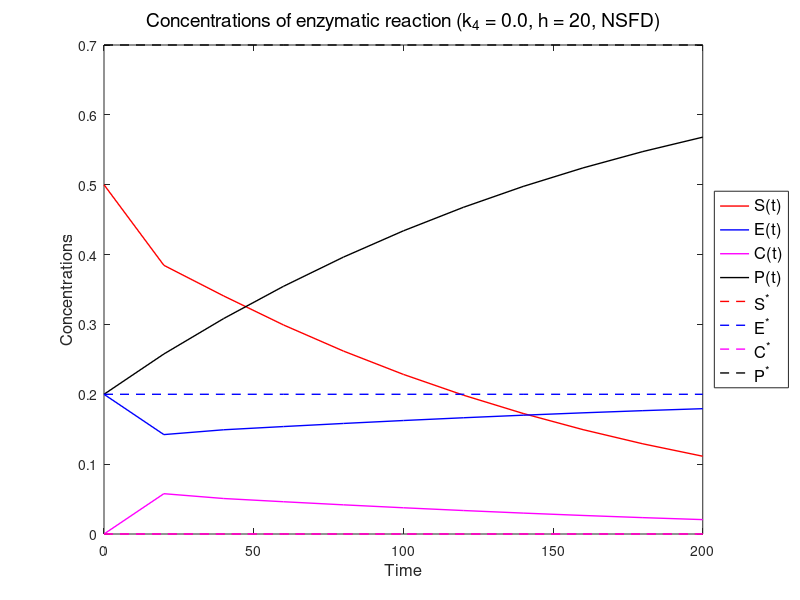
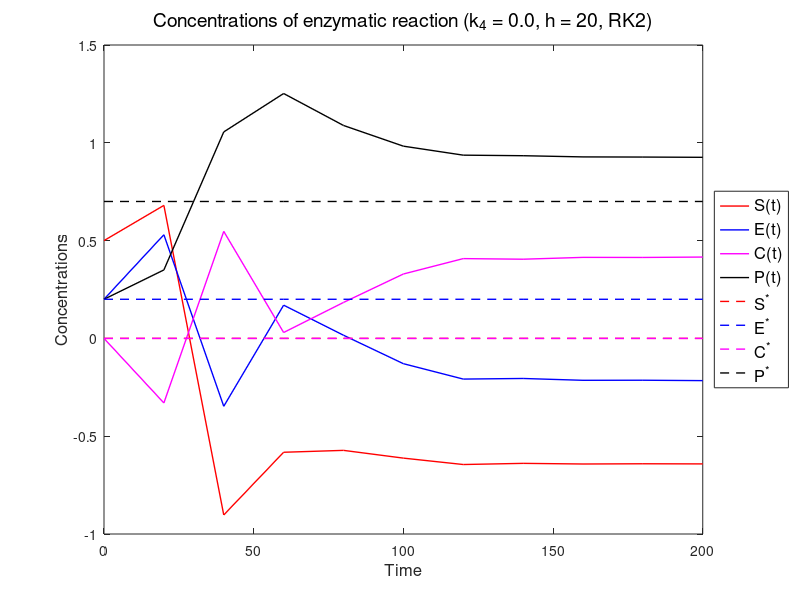
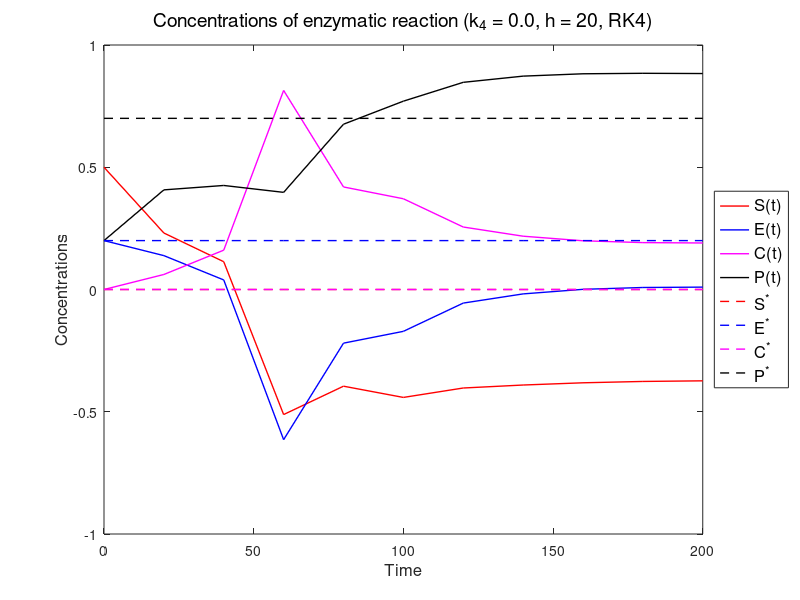
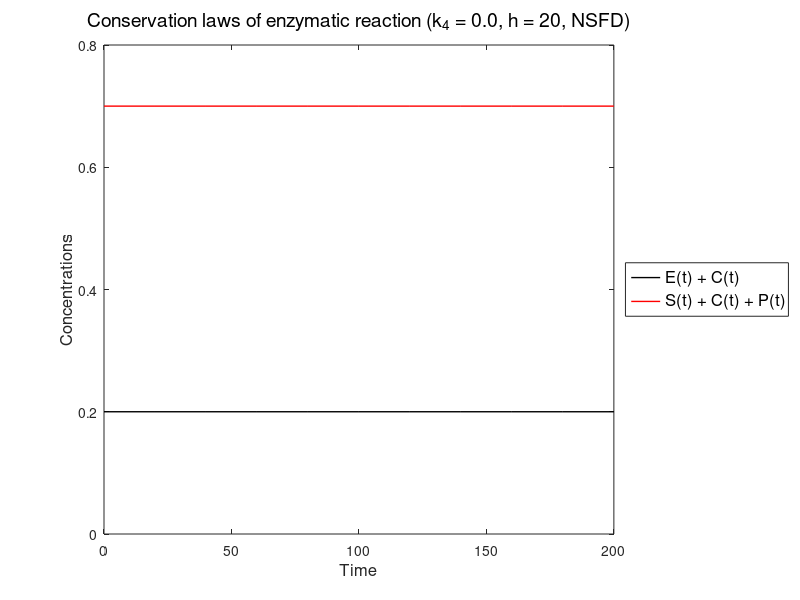

The MATLAB source for these figures, in order:
%%%%%%%%%%%%%%%%%%%%%%%%%%%%%%%%%%%%%%%%%%%%%%%%%%%%%%%%%%%%%%%%%%
%                                                                %
% NSFD for Irreversible and Reversible Michaelis-Menten Kinetics %
%                                                                %
%%%%%%%%%%%%%%%%%%%%%%%%%%%%%%%%%%%%%%%%%%%%%%%%%%%%%%%%%%%%%%%%%%

% Step 1: Define Problem Parameter and Setup Solution Vectors

% Definition of Problem Parameters

k_01 = 0.15;
k_02 = 0.10;
k_03 = 0.05;
k_04 = 0.0;

% Setup of Time Intervals

T1 = 200;
T2 = 1000;

% Time Interval 1: Large Time Step

h1 = 20;
t1 = 0:h1:T1;

% Time Interval 2: Small Time Step

h2 = 0.1;
t2 = 0:h2:T2;

% Setup of Solution Vectors

% Solution Vectors 1: Large Time Step

S1 = zeros(1,length(t1));
E1 = zeros(1,length(t1));
C1 = zeros(1,length(t1));
P1 = zeros(1,length(t1));

S1_RK2 = zeros(1,length(t1));
E1_RK2 = zeros(1,length(t1));
C1_RK2 = zeros(1,length(t1));
P1_RK2 = zeros(1,length(t1));

S1_RK4 = zeros(1,length(t1));
E1_RK4 = zeros(1,length(t1));
C1_RK4 = zeros(1,length(t1));
P1_RK4 = zeros(1,length(t1));

% Solution Vectors 2: Small Time Step

S2 = zeros(1,length(t2));
E2 = zeros(1,length(t2));
C2 = zeros(1,length(t2));
P2 = zeros(1,length(t2));

S2_RK2 = zeros(1,length(t2));
E2_RK2 = zeros(1,length(t2));
C2_RK2 = zeros(1,length(t2));
P2_RK2 = zeros(1,length(t2));

S2_RK4 = zeros(1,length(t2));
E2_RK4 = zeros(1,length(t2));
C2_RK4 = zeros(1,length(t2));
P2_RK4 = zeros(1,length(t2));

% Setup of Initial Conditions

S_null = 0.5;
E_null = 0.2;
C_null = 0.0;
P_null = 0.2;

% Put Initial Conditions into Solution Vectors 1: Large Time Step

S1(1) = S_null;
E1(1) = E_null;
C1(1) = C_null;
P1(1) = P_null;

S1_RK2(1) = S_null;
E1_RK2(1) = E_null;
C1_RK2(1) = C_null;
P1_RK2(1) = P_null;

S1_RK4(1) = S_null;
E1_RK4(1) = E_null;
C1_RK4(1) = C_null;
P1_RK4(1) = P_null;

% Put Initial Conditions into Solution Vectors 2: Small Time Step

S2(1) = S_null;
E2(1) = E_null;
C2(1) = C_null;
P2(1) = P_null;

S2_RK2(1) = S_null;
E2_RK2(1) = E_null;
C2_RK2(1) = C_null;
P2_RK2(1) = P_null;

S2_RK4(1) = S_null;
E2_RK4(1) = E_null;
C2_RK4(1) = C_null;
P2_RK4(1) = P_null;

% Step 2: Solution Loops

% Step 2.1: NSFD Solution Loop 1: Large Time Step

for j = 1:1:(length(t1)-1)
  F_j    = 1 + h1*((k_01 + k_04)*E1(j) + k_02 + k_03) + h1^2*(k_01*E1(j)*(k_03 + k_04*E1(j)) + k_02*k_04*E1(j));
  G_j    = 1 + h1*((k_01 + k_04)*E1(j) + k_02 + k_03) + h1^2*(k_01*E1(j)*(k_02 + k_03 + k_04*E1(j)) + k_02*k_04*E1(j)) + h1^3*(k_01*k_02*k_04*E1(j)*E1(j));
  S1(j+1) = (G_j*S1(j))/(F_j*(1 + h1*k_01*E1(j))) + (G_j*h1*k_02*C1(j))/(F_j*(1 + h1*k_01*E1(j))*(1 + h1*(k_02 + k_03)))...
           + (G_j*h1^3*k_02*k_03*k_04*E1(j)*C1(j))/(F_j*(1 + h1*k_01*E1(j))*(1 + h1*(k_02 + k_03 + k_04*E1(j)) + h1^2*(k_02*k_04*E1(j)))*(1 + h1*(k_02 + k_03)))...
           + (G_j*h1^2*k_02*k_04*E1(j)*P1(j))/(F_j*(1 + h1*k_01*E1(j))*(1 + h1*(k_02 + k_03 + k_04*E1(j)) + h1^2*(k_02*k_04*E1(j))));
  P1(j+1) = ((1 + h1*(k_02 + k_03))*P1(j))/((1 + h1*(k_02 + k_03 + k_04*E1(j)) + h1^2*(k_02*k_04*E1(j))))...
           + (h1*k_03*C1(j))/((1 + h1*(k_02 + k_03 + k_04*E1(j)) + h1^2*(k_02*k_04*E1(j))))...
           + (h1^2*k_01*k_03*E1(j)*S1(j+1))/((1 + h1*(k_02 + k_03 + k_04*E1(j)) + h1^2*(k_02*k_04*E1(j))));
  C1(j+1) = (C1(j) + h1*E1(j)*(k_01*S1(j+1) + k_04*P1(j+1)))/(1 + h1*(k_02 + k_03));
  E1(j+1) = E1(1) + C1(1) - C1(j+1);
endfor

% Step 2.2: RK2 Solution Loop 1: Large Time Step

f_S = @(S,C,P) -k_01*S*(E_null + C_null - C) + k_02*C;
f_C = @(S,C,P) k_01*S*(E_null + C_null - C) - (k_02 + k_03)*C + k_04*P*(E_null + C_null - C);
f_P = @(S,C,P) k_03*C - k_04*P*(E_null + C_null - C);

for j = 1:1:(length(t1)-1)
  k1_S   = f_S(S1_RK2(j),C1_RK2(j),P1_RK2(j));
  k1_C   = f_C(S1_RK2(j),C1_RK2(j),P1_RK2(j));
  k1_P   = f_P(S1_RK2(j),C1_RK2(j),P1_RK2(j));

  k2_S   = f_S(S1_RK2(j)+h1*k1_S,C1_RK2(j)+h1*k1_C,P1_RK2(j)+h1*k1_P);
  k2_C   = f_C(S1_RK2(j)+h1*k1_S,C1_RK2(j)+h1*k1_C,P1_RK2(j)+h1*k1_P);
  k2_P   = f_P(S1_RK2(j)+h1*k1_S,C1_RK2(j)+h1*k1_C,P1_RK2(j)+h1*k1_P);

  S1_RK2(j+1) = S1_RK2(j) + (h1/2)*(k1_S + k2_S);
  C1_RK2(j+1) = C1_RK2(j) + (h1/2)*(k1_C + k2_C);
  P1_RK2(j+1) = P1_RK2(j) + (h1/2)*(k1_P + k2_P);
  E1_RK2(j+1) = E_null + C_null - C1_RK2(j+1);
endfor

% Step 2.3: RK4 Solution Loop 1: Large Time Step

for j = 1:1:(length(t1)-1)
  k1_S   = f_S(S1_RK4(j),C1_RK4(j),P1_RK4(j));
  k1_C   = f_C(S1_RK4(j),C1_RK4(j),P1_RK4(j));
  k1_P   = f_P(S1_RK4(j),C1_RK4(j),P1_RK4(j));

  k2_S   = f_S(S1_RK4(j)+(h1/2)*k1_S,C1_RK4(j)+(h1/2)*k1_C,P1_RK4(j)+(h1/2)*k1_P);
  k2_C   = f_C(S1_RK4(j)+(h1/2)*k1_S,C1_RK4(j)+(h1/2)*k1_C,P1_RK4(j)+(h1/2)*k1_P);
  k2_P   = f_P(S1_RK4(j)+(h1/2)*k1_S,C1_RK4(j)+(h1/2)*k1_C,P1_RK4(j)+(h1/2)*k1_P);

  k3_S   = f_S(S1_RK4(j)+(h1/2)*k2_S,C1_RK4(j)+(h1/2)*k2_C,P1_RK4(j)+(h1/2)*k2_P);
  k3_C   = f_C(S1_RK4(j)+(h1/2)*k2_S,C1_RK4(j)+(h1/2)*k2_C,P1_RK4(j)+(h1/2)*k2_P);
  k3_P   = f_P(S1_RK4(j)+(h1/2)*k2_S,C1_RK4(j)+(h1/2)*k2_C,P1_RK4(j)+(h1/2)*k2_P);

  k4_S   = f_S(S1_RK4(j)+h1*k3_S,C1_RK4(j)+h1*k3_C,P1_RK4(j)+h1*k3_P);
  k4_C   = f_C(S1_RK4(j)+h1*k3_S,C1_RK4(j)+h1*k3_C,P1_RK4(j)+h1*k3_P);
  k4_P   = f_P(S1_RK4(j)+h1*k3_S,C1_RK4(j)+h1*k3_C,P1_RK4(j)+h1*k3_P);

  S1_RK4(j+1) = S1_RK4(j) + (h1/6)*(k1_S + 2*k2_S + 2*k3_S + k4_S);
  C1_RK4(j+1) = C1_RK4(j) + (h1/6)*(k1_C + 2*k2_C + 2*k3_C + k4_C);
  P1_RK4(j+1) = P1_RK4(j) + (h1/6)*(k1_P + 2*k2_P + 2*k3_P + k4_P);
  E1_RK4(j+1) = E_null + C_null - C1_RK4(j+1);
endfor

% Step 2.4: NSFD Solution Loop 1: Small Time Step

for j = 1:1:(length(t2)-1)
  F_j    = 1 + h2*((k_01 + k_04)*E2(j) + k_02 + k_03) + h2^2*(k_01*E2(j)*(k_03 + k_04*E2(j)) + k_02*k_04*E2(j));
  G_j    = 1 + h2*((k_01 + k_04)*E2(j) + k_02 + k_03) + h2^2*(k_01*E2(j)*(k_02 + k_03 + k_04*E2(j)) + k_02*k_04*E2(j)) + h2^3*(k_01*k_02*k_04*E2(j)*E2(j));
  S2(j+1) = (G_j*S2(j))/(F_j*(1 + h2*k_01*E2(j))) + (G_j*h2*k_02*C2(j))/(F_j*(1 + h2*k_01*E2(j))*(1 + h2*(k_02 + k_03)))...
           + (G_j*h2^3*k_02*k_03*k_04*E2(j)*C2(j))/(F_j*(1 + h2*k_01*E2(j))*(1 + h2*(k_02 + k_03 + k_04*E2(j)) + h2^2*(k_02*k_04*E2(j)))*(1 + h2*(k_02 + k_03)))...
           + (G_j*h2^2*k_02*k_04*E2(j)*P2(j))/(F_j*(1 + h2*k_01*E2(j))*(1 + h2*(k_02 + k_03 + k_04*E2(j)) + h2^2*(k_02*k_04*E2(j))));
  P2(j+1) = ((1 + h2*(k_02 + k_03))*P2(j))/((1 + h2*(k_02 + k_03 + k_04*E2(j)) + h2^2*(k_02*k_04*E2(j))))...
           + (h2*k_03*C2(j))/((1 + h2*(k_02 + k_03 + k_04*E2(j)) + h2^2*(k_02*k_04*E2(j))))...
           + (h2^2*k_01*k_03*E2(j)*S2(j+1))/((1 + h2*(k_02 + k_03 + k_04*E2(j)) + h2^2*(k_02*k_04*E2(j))));
  C2(j+1) = (C2(j) + h2*E2(j)*(k_01*S2(j+1) + k_04*P2(j+1)))/(1 + h2*(k_02 + k_03));
  E2(j+1) = E2(1) + C2(1) - C2(j+1);
endfor

% Step 2.5: RK2 Solution Loop 2: Small Time Step

for j = 1:1:(length(t2)-1)
  k1_S   = f_S(S2_RK2(j),C2_RK2(j),P2_RK2(j));
  k1_C   = f_C(S2_RK2(j),C2_RK2(j),P2_RK2(j));
  k1_P   = f_P(S2_RK2(j),C2_RK2(j),P2_RK2(j));

  k2_S   = f_S(S2_RK2(j)+h2*k1_S,C2_RK2(j)+h2*k1_C,P2_RK2(j)+h2*k1_P);
  k2_C   = f_C(S2_RK2(j)+h2*k1_S,C2_RK2(j)+h2*k1_C,P2_RK2(j)+h2*k1_P);
  k2_P   = f_P(S2_RK2(j)+h2*k1_S,C2_RK2(j)+h2*k1_C,P2_RK2(j)+h2*k1_P);

  S2_RK2(j+1) = S2_RK2(j) + (h2/2)*(k1_S + k2_S);
  C2_RK2(j+1) = C2_RK2(j) + (h2/2)*(k1_C + k2_C);
  P2_RK2(j+1) = P2_RK2(j) + (h2/2)*(k1_P + k2_P);
  E2_RK2(j+1) = E_null + C_null - C2_RK2(j+1);
endfor

% Step 2.6: RK4 Solution Loop 2: Small Time Step

for j = 1:1:(length(t2)-1)
  k1_S   = f_S(S2_RK4(j),C2_RK4(j),P2_RK4(j));
  k1_C   = f_C(S2_RK4(j),C2_RK4(j),P2_RK4(j));
  k1_P   = f_P(S2_RK4(j),C2_RK4(j),P2_RK4(j));

  k2_S   = f_S(S2_RK4(j)+(h2/2)*k1_S,C2_RK4(j)+(h2/2)*k1_C,P2_RK4(j)+(h2/2)*k1_P);
  k2_C   = f_C(S2_RK4(j)+(h2/2)*k1_S,C2_RK4(j)+(h2/2)*k1_C,P2_RK4(j)+(h2/2)*k1_P);
  k2_P   = f_P(S2_RK4(j)+(h2/2)*k1_S,C2_RK4(j)+(h2/2)*k1_C,P2_RK4(j)+(h2/2)*k1_P);

  k3_S   = f_S(S2_RK4(j)+(h2/2)*k2_S,C2_RK4(j)+(h2/2)*k2_C,P2_RK4(j)+(h2/2)*k2_P);
  k3_C   = f_C(S2_RK4(j)+(h2/2)*k2_S,C2_RK4(j)+(h2/2)*k2_C,P2_RK4(j)+(h2/2)*k2_P);
  k3_P   = f_P(S2_RK4(j)+(h2/2)*k2_S,C2_RK4(j)+(h2/2)*k2_C,P2_RK4(j)+(h2/2)*k2_P);

  k4_S   = f_S(S2_RK4(j)+h2*k3_S,C2_RK4(j)+h2*k3_C,P2_RK4(j)+h2*k3_P);
  k4_C   = f_C(S2_RK4(j)+h2*k3_S,C2_RK4(j)+h2*k3_C,P2_RK4(j)+h2*k3_P);
  k4_P   = f_P(S2_RK4(j)+h2*k3_S,C2_RK4(j)+h2*k3_C,P2_RK4(j)+h2*k3_P);

  S2_RK4(j+1) = S2_RK4(j) + (h2/6)*(k1_S + 2*k2_S + 2*k3_S + k4_S);
  C2_RK4(j+1) = C2_RK4(j) + (h2/6)*(k1_C + 2*k2_C + 2*k3_C + k4_C);
  P2_RK4(j+1) = P2_RK4(j) + (h2/6)*(k1_P + 2*k2_P + 2*k3_P + k4_P);
  E2_RK4(j+1) = E_null + C_null - C2_RK4(j+1);
endfor

% Step 3: Function S*(k_04), E*(k_04), C*(k_04), P*(k_04)

A_01 = E_null + C_null;
A_02 = S_null + C_null + P_null;

S_star_irr = 0;
E_star_irr = E_null + C_null;
C_star_irr = 0;
P_star_irr = S_null + C_null + P_null;

C_star = @(x) (2*A_01*A_02)./(A_01 + A_02 + k_03./x + k_02/k_01 + sqrt((A_01 + A_02 + k_03./x + k_02/k_01).^2 - 4*A_01*A_02));
S_star = @(x) (k_02.*C_star(x))./(k_01*(A_01 - C_star(x)));
E_star = @(x) A_01 - C_star(x);
P_star = @(x) A_02 - S_star(x) - C_star(x);

% Step 4: Plotting of Solutions

% Step 4.1: Numerical Solutions of NSFD 1: Large Time Step

figure(1)
plot(t1,S1,'linewidth',1,'linestyle','-','color','red')
hold on
plot(t1,E1,'linewidth',1,'linestyle','-','color','blue')
hold on
plot(t1,C1,'linewidth',1,'linestyle','-','color','magenta')
hold on
plot(t1,P1,'linewidth',1,'linestyle','-','color','black')
hold on
plot(t1,S_star_irr*ones(1,length(t1)),'linewidth',1,'linestyle','--','color','red')
hold on
plot(t1,E_star_irr*ones(1,length(t1)),'linewidth',1,'linestyle','--','color','blue')
hold on
plot(t1,C_star_irr*ones(1,length(t1)),'linewidth',1,'linestyle','--','color','magenta')
hold on
plot(t1,P_star_irr*ones(1,length(t1)),'linewidth',1,'linestyle','--','color','black')
hold on
title('Concentrations of enzymatic reaction (k_{4} = 0.0, h = 20, NSFD)','interpreter','tex','fontsize',14,'fontweight','normal')
legend({'S(t)','E(t)','C(t)','P(t)','S^{*}','E^{*}','C^{*}','P^{*}'},'interpreter','tex','location','eastoutside','fontsize',12)
xlabel('Time','fontsize',12)
ylabel('Concentrations','fontsize',12)
xlim([0 T1])
hold off

% Step 4.2: Numerical Solutions of RK2 1: Large Time Step

figure(2)
plot(t1,S1_RK2,'linewidth',1,'linestyle','-','color','red')
hold on
plot(t1,E1_RK2,'linewidth',1,'linestyle','-','color','blue')
hold on
plot(t1,C1_RK2,'linewidth',1,'linestyle','-','color','magenta')
hold on
plot(t1,P1_RK2,'linewidth',1,'linestyle','-','color','black')
hold on
plot(t1,S_star_irr*ones(1,length(t1)),'linewidth',1,'linestyle','--','color','red')
hold on
plot(t1,E_star_irr*ones(1,length(t1)),'linewidth',1,'linestyle','--','color','blue')
hold on
plot(t1,C_star_irr*ones(1,length(t1)),'linewidth',1,'linestyle','--','color','magenta')
hold on
plot(t1,P_star_irr*ones(1,length(t1)),'linewidth',1,'linestyle','--','color','black')
hold on
title('Concentrations of enzymatic reaction (k_{4} = 0.0, h = 20, RK2)','interpreter','tex','fontsize',14,'fontweight','normal')
legend({'S(t)','E(t)','C(t)','P(t)','S^{*}','E^{*}','C^{*}','P^{*}'},'interpreter','tex','location','eastoutside','fontsize',12)
xlabel('Time','fontsize',12)
ylabel('Concentrations','fontsize',12)
xlim([0 T1])
hold off

% Step 4.3: Numerical Solutions of RK4 1: Large Time Step

figure(3)
plot(t1,S1_RK4,'linewidth',1,'linestyle','-','color','red')
hold on
plot(t1,E1_RK4,'linewidth',1,'linestyle','-','color','blue')
hold on
plot(t1,C1_RK4,'linewidth',1,'linestyle','-','color','magenta')
hold on
plot(t1,P1_RK4,'linewidth',1,'linestyle','-','color','black')
hold on
plot(t1,S_star_irr*ones(1,length(t1)),'linewidth',1,'linestyle','--','color','red')
hold on
plot(t1,E_star_irr*ones(1,length(t1)),'linewidth',1,'linestyle','--','color','blue')
hold on
plot(t1,C_star_irr*ones(1,length(t1)),'linewidth',1,'linestyle','--','color','magenta')
hold on
plot(t1,P_star_irr*ones(1,length(t1)),'linewidth',1,'linestyle','--','color','black')
hold on
title('Concentrations of enzymatic reaction (k_{4} = 0.0, h = 20, RK4)','interpreter','tex','fontsize',14,'fontweight','normal')
legend({'S(t)','E(t)','C(t)','P(t)','S^{*}','E^{*}','C^{*}','P^{*}'},'interpreter','tex','location','eastoutside','fontsize',12)
xlabel('Time','fontsize',12)
ylabel('Concentrations','fontsize',12)
xlim([0 T1])
hold off

% Step 4.4: Conservation Laws of NSFD 1: Large Time Step

figure(4)
plot(t1,E1+C1,'linewidth',1,'linestyle','-','color','black')
hold on
plot(t1,S1+C1+P1,'linewidth',1,'linestyle','-','color','red')
hold on
title('Conservation laws of enzymatic reaction (k_{4} = 0.0, h = 20, NSFD)','interpreter','tex','fontsize',14,'fontweight','normal')
legend({'E(t) + C(t)', 'S(t) + C(t) + P(t)'},'interpreter','tex','location','eastoutside','fontsize',12)
xlabel('Time','fontsize',12)
ylabel('Concentrations','fontsize',12)
xlim([0 T1])
ylim([0 0.8])
hold off

% Step 4.5: Conservation Laws of RK2 1: Large Time Step

figure(5)
plot(t1,E1_RK2+C1_RK2,'linewidth',1,'linestyle','-','color','black')
hold on
plot(t1,S1_RK2+C1_RK2+P1_RK2,'linewidth',1,'linestyle','-','color','red')
hold on
title('Conservation laws of enzymatic reaction (k_{4} = 0.0, h = 20, RK2)','interpreter','tex','fontsize',14,'fontweight','normal')
legend({'E(t) + C(t)', 'S(t) + C(t) + P(t)'},'interpreter','tex','location','eastoutside','fontsize',12)
xlabel('Time','fontsize',12)
ylabel('Concentrations','fontsize',12)
xlim([0 T1])
ylim([0 0.8])
hold off

% Step 4.6: Conservation Laws of RK4 1: Large Time Step

figure(6)
plot(t1,E1_RK4+C1_RK4,'linewidth',1,'linestyle','-','color','black')
hold on
plot(t1,S1_RK4+C1_RK4+P1_RK4,'linewidth',1,'linestyle','-','color','red')
hold on
title('Conservation laws of enzymatic reaction (k_{4} = 0.0, h = 20, RK4)','interpreter','tex','fontsize',14,'fontweight','normal')
legend({'E(t) + C(t)', 'S(t) + C(t) + P(t)'},'interpreter','tex','location','eastoutside','fontsize',12)
xlabel('Time','fontsize',12)
ylabel('Concentrations','fontsize',12)
xlim([0 T1])
ylim([0 0.8])
hold off

% Step 4.7: Error of Conservation Law of NSFD 1: Large Time Step

figure(7)
plot(t1,abs(S1+C1+P1-S_null-C_null-P_null),'linewidth',1,'linestyle','-','color','red')
hold on
plot(t1,abs(S1_RK2+C1_RK2+P1_RK2-S_null-C_null-P_null),'linewidth',1,'linestyle','-','color','blue')
hold on
plot(t1,abs(S1_RK4+C1_RK4+P1_RK4-S_null-C_null-P_null),'linewidth',1,'linestyle','-','color','black')
hold on
title('Absolute Errors of Conservation (k_{4} = 0.0, h = 20, All Methods)','interpreter','tex','fontsize',14,'fontweight','normal')
legend({'NSFD', 'RK2', 'RK4'},'interpreter','tex','location','eastoutside','fontsize',12)
xlabel('Time','fontsize',12)
ylabel('Absolute Error','fontsize',12)
xlim([0 T1])
hold off

% Step 4.8: Numerical Solutions of NSFD 2: Small Time Step

figure(8)
plot(t2(1:100:end),S2(1:100:end),'linewidth',1,'linestyle','-','color','red')
hold on
plot(t2(1:100:end),E2(1:100:end),'linewidth',1,'linestyle','-','color','blue')
hold on
plot(t2(1:100:end),C2(1:100:end),'linewidth',1,'linestyle','-','color','magenta')
hold on
plot(t2(1:100:end),P2(1:100:end),'linewidth',1,'linestyle','-','color','black')
hold on
plot(t2(1:100:end),S_star_irr*ones(1,length(t2(1:100:end))),'linewidth',1,'linestyle','--','color','red')
hold on
plot(t2(1:100:end),E_star_irr*ones(1,length(t2(1:100:end))),'linewidth',1,'linestyle','--','color','blue')
hold on
plot(t2(1:100:end),C_star_irr*ones(1,length(t2(1:100:end))),'linewidth',1,'linestyle','--','color','magenta')
hold on
plot(t2(1:100:end),P_star_irr*ones(1,length(t2(1:100:end))),'linewidth',1,'linestyle','--','color','black')
hold on
title('Concentrations of enzymatic reaction (k_{4} = 0.0, h = 0.1, NSFD)','interpreter','tex','fontsize',14,'fontweight','normal')
legend({'S(t)','E(t)','C(t)','P(t)','S^{*}','E^{*}','C^{*}','P^{*}'},'interpreter','tex','location','eastoutside','fontsize',12)
xlabel('Time','fontsize',12)
ylabel('Concentrations','fontsize',12)
xlim([0 T2])
hold off

% Step 4.9: Numerical Solutions of RK2 2: Small Time Step

figure(9)
plot(t2(1:100:end),S2_RK2(1:100:end),'linewidth',1,'linestyle','-','color','red')
hold on
plot(t2(1:100:end),E2_RK2(1:100:end),'linewidth',1,'linestyle','-','color','blue')
hold on
plot(t2(1:100:end),C2_RK2(1:100:end),'linewidth',1,'linestyle','-','color','magenta')
hold on
plot(t2(1:100:end),P2_RK2(1:100:end),'linewidth',1,'linestyle','-','color','black')
hold on
plot(t2(1:100:end),S_star_irr*ones(1,length(t2(1:100:end))),'linewidth',1,'linestyle','--','color','red')
hold on
plot(t2(1:100:end),E_star_irr*ones(1,length(t2(1:100:end))),'linewidth',1,'linestyle','--','color','blue')
hold on
plot(t2(1:100:end),C_star_irr*ones(1,length(t2(1:100:end))),'linewidth',1,'linestyle','--','color','magenta')
hold on
plot(t2(1:100:end),P_star_irr*ones(1,length(t2(1:100:end))),'linewidth',1,'linestyle','--','color','black')
hold on
title('Concentrations of enzymatic reaction (k_{4} = 0.0, h = 0.1, RK2)','interpreter','tex','fontsize',14,'fontweight','normal')
legend({'S(t)','E(t)','C(t)','P(t)','S^{*}','E^{*}','C^{*}','P^{*}'},'interpreter','tex','location','eastoutside','fontsize',12)
xlabel('Time','fontsize',12)
ylabel('Concentrations','fontsize',12)
xlim([0 T2])
hold off

% Step 4.10: Numerical Solutions of RK4 1: Large Time Step

figure(10)
plot(t2(1:100:end),S2_RK4(1:100:end),'linewidth',1,'linestyle','-','color','red')
hold on
plot(t2(1:100:end),E2_RK4(1:100:end),'linewidth',1,'linestyle','-','color','blue')
hold on
plot(t2(1:100:end),C2_RK4(1:100:end),'linewidth',1,'linestyle','-','color','magenta')
hold on
plot(t2(1:100:end),P2_RK4(1:100:end),'linewidth',1,'linestyle','-','color','black')
hold on
plot(t2(1:100:end),S_star_irr*ones(1,length(t2(1:100:end))),'linewidth',1,'linestyle','--','color','red')
hold on
plot(t2(1:100:end),E_star_irr*ones(1,length(t2(1:100:end))),'linewidth',1,'linestyle','--','color','blue')
hold on
plot(t2(1:100:end),C_star_irr*ones(1,length(t2(1:100:end))),'linewidth',1,'linestyle','--','color','magenta')
hold on
plot(t2(1:100:end),P_star_irr*ones(1,length(t2(1:100:end))),'linewidth',1,'linestyle','--','color','black')
hold on
title('Concentrations of enzymatic reaction (k_{4} = 0.0, h = 0.1, RK4)','interpreter','tex','fontsize',14,'fontweight','normal')
legend({'S(t)','E(t)','C(t)','P(t)','S^{*}','E^{*}','C^{*}','P^{*}'},'interpreter','tex','location','eastoutside','fontsize',12)
xlabel('Time','fontsize',12)
ylabel('Concentrations','fontsize',12)
xlim([0 T2])
hold off

% Step 4.11: Conservation Laws of NSFD 2: Small Time Step

figure(11)
plot(t2,E2+C2,'linewidth',1,'linestyle','-','color','black')
hold on
plot(t2,S2+C2+P2,'linewidth',1,'linestyle','-','color','red')
hold on
title('Conservation laws of enzymatic reaction (k_{4} = 0.0, h = 0.1, NSFD)','interpreter','tex','fontsize',14,'fontweight','normal')
legend({'E(t) + C(t)', 'S(t) + C(t) + P(t)'},'interpreter','tex','location','eastoutside','fontsize',12)
xlabel('Time','fontsize',12)
ylabel('Concentrations','fontsize',12)
xlim([0 T2])
ylim([0 0.8])
hold off

% Step 4.12: Conservation Laws of RK2 2: Small Time Step

figure(12)
plot(t2,E2_RK2+C2_RK2,'linewidth',1,'linestyle','-','color','black')
hold on
plot(t2,S2_RK2+C2_RK2+P2_RK2,'linewidth',1,'linestyle','-','color','red')
hold on
title('Conservation laws of enzymatic reaction (k_{4} = 0.0, h = 0.1, RK2)','interpreter','tex','fontsize',14,'fontweight','normal')
legend({'E(t) + C(t)', 'S(t) + C(t) + P(t)'},'interpreter','tex','location','eastoutside','fontsize',12)
xlabel('Time','fontsize',12)
ylabel('Concentrations','fontsize',12)
xlim([0 T2])
ylim([0 0.8])
hold off

% Step 4.13: Conservation Laws of RK4 2: Small Time Step

figure(13)
plot(t2,E2_RK4+C2_RK4,'linewidth',1,'linestyle','-','color','black')
hold on
plot(t2,S2_RK4+C2_RK4+P2_RK4,'linewidth',1,'linestyle','-','color','red')
hold on
title('Conservation laws of enzymatic reaction (k_{4} = 0.0, h = 0.1, RK4)','interpreter','tex','fontsize',14,'fontweight','normal')
legend({'E(t) + C(t)', 'S(t) + C(t) + P(t)'},'interpreter','tex','location','eastoutside','fontsize',12)
xlabel('Time','fontsize',12)
ylabel('Concentrations','fontsize',12)
xlim([0 T2])
ylim([0 0.8])
hold off
